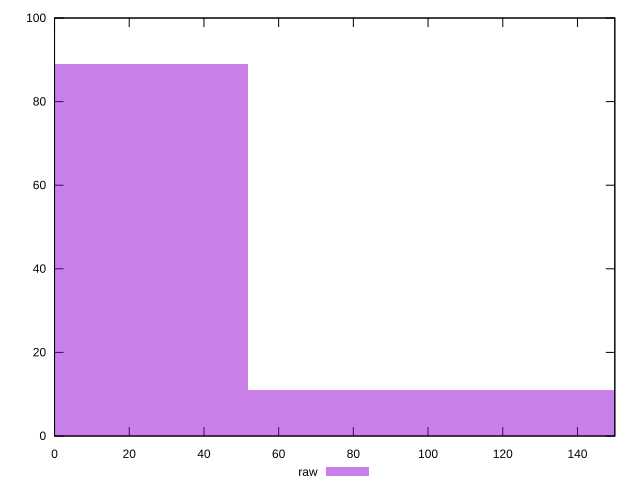

Generate this figure with gnuplot:
reset

$raw <<EOF
0 89
103.3613752278245 11
EOF

set key outside below
set boxwidth 103.3613752278245
set xrange [0:150]
set yrange [0:100]
set trange [0:100]
set style fill transparent solid 0.5 noborder
set terminal svg size 640, 490 enhanced background rgb 'white'
set output "report_00019_2021-02-10T18-14-37.922Z//unminified-javascript/samples/pages+cached/raw/histogram.svg"

plot $raw title "raw" with boxes

reset
